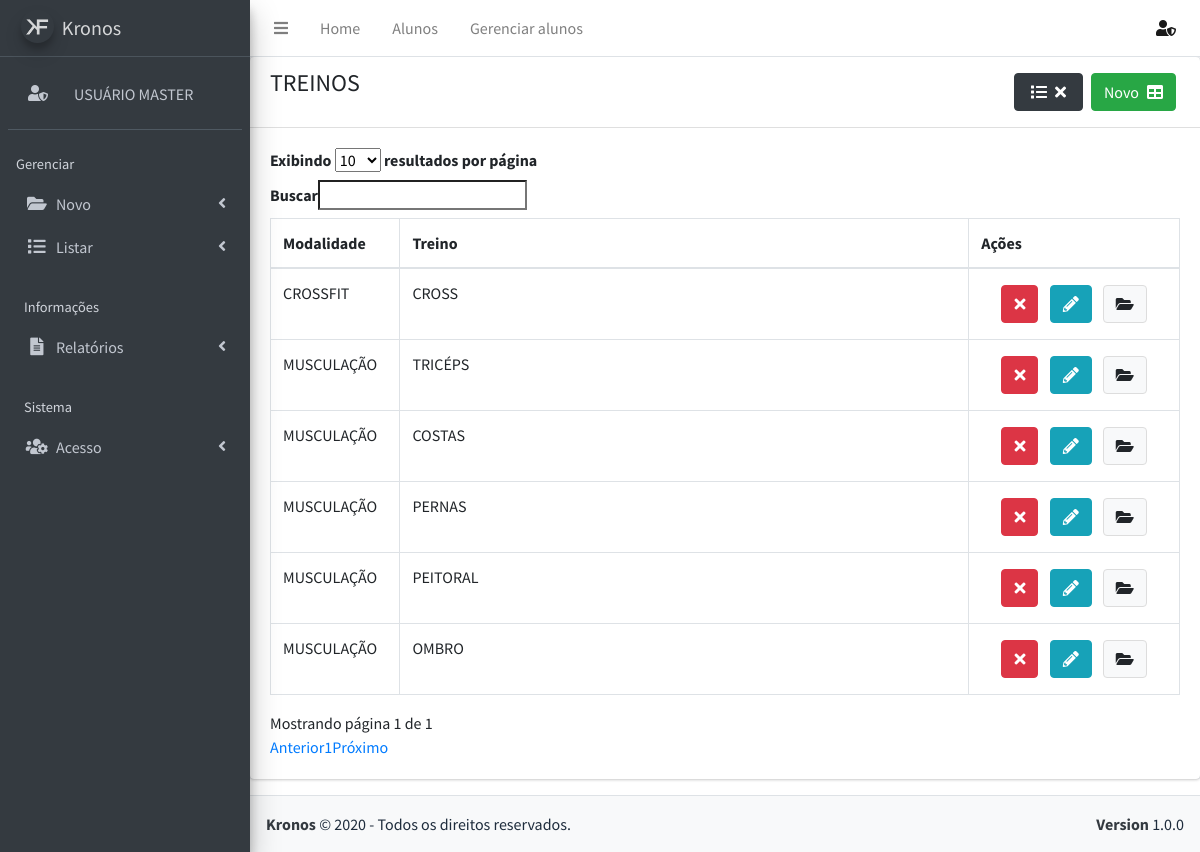
The app's page /listar/treino (signed in) with its own data.
### tables this page shows
CREATE TABLE `treino` (
  `codigo_treino` int(11) NOT NULL,
  `tipo_treino` int(11) NOT NULL,
  `nome_treino` varchar(100) NOT NULL,
  `descricao` text DEFAULT NULL,
  `status` tinyint(1) NOT NULL
);

CREATE TABLE `modalidade` (
  `codigo_modalidade` int(11) NOT NULL,
  `Horario_codigo_horario` int(11) NOT NULL,
  `nome_modalidade` varchar(50) NOT NULL,
  `status` int(11) NOT NULL,
  `descricao` text DEFAULT NULL
);

### config/funcoes.php (called while the page is built, shortened)
    <?php
function caracter($str) {
    $str = preg_replace('/[áàãâä]/ui', 'a', $str);
    $str = preg_replace('/[éèêë]/ui', 'e', $str);
    $str = preg_replace('/[íìîï]/ui', 'i', $str);
    $str = preg_replace('/[óòõôö]/ui', 'o', $str);
    $str = preg_replace('/[úùûü]/ui', 'u', $str);
    $str = preg_replace('/[ç]/ui', 'c', $str);
    $str = preg_replace('/[^a-z0-9]/i', '_', $str);
    $str = preg_replace('/_+/', '_', $str);
    return $str;
}

### listar/treino.php (the view, shortened to what this page needs)
<?php
    include "config/funcoes.php";
?>
<div class="content-wrapper">
    <div class="card">
        <div class="card-header">
            <div class="row">
                <div class="col-6">
                    <h4 class="text-uppercase">Treinos</h4>
                </div>
                <div class="col-6">
                    <a  href="cadastros/treino" class="btn btn-success float-right m-1">Novo<i class="ml-2 fas fa-table"></i></a>
                    <a  href="listar/treino-inativo" class="btn btn-dark float-right m-1"><i class="m-1 fas fa-list"></i><i class="m-1 fas fa-times"></i></a>
                </div>
            </div>
        </div>
        <div class="card-body">
            <table class="table table-bordered table-hover">
                <thead>
                    <tr>
                        <th width="10%">Modalidade</th>
                        <th width="50%">Treino</th>
                        <th width="20%">Ações</th>
                    </tr>
                </thead>
                <tbody>
                <?php
					$sql = "
                    SELECT t.codigo_treino, t.nome_treino, t.descricao, m.nome_modalidade FROM Treino as t, Treino_Modalidade as tm, Modalidade as m
                    WHERE t.codigo_treino = tm.Treino_codigo_treino and m.codigo_modalidade = tm.Modalidade_codigo_modalidade and t.status = 1
                    ORDER by m.nome_modalidade;
                    ";
                    $consulta = $pdo->prepare($sql);
                    $consulta->execute();
                    while ( $linha = $consulta->fetch(PDO::FETCH_OBJ)) {
                    $codigo_treino 	= $linha->codigo_treino;
                    $nome_treino 	= $linha->nome_treino;
                    $descricao = $linha->descricao;
                    $nome_modalidade = $linha->nome_modalidade;
                    $modal = caracter($nome_treino);
                    $codigo = base64_encode($codigo_treino);
                    echo "
                        <tr>
                            <td class='text-uppercase'>$nome_modalidade</td>
                            <td class='text-uppercase'>$nome_treino</td>
                            <td class='text-center'>
                            <a href='javascript:inativar($codigo_treino)' class='btn btn-danger m-1'><i class='fas fa-times'></i></a>
                            <a href='cadastros/treino/$codigo' class='btn btn-info m-1'><i class='fas fa-pencil-alt'></i></a>
                            <a class='btn btn-default m-1' data-toggle='modal' data-target='#$modal'>
                            <i class='fas fa-folder-open'></i>
                            </a>
                            </td>
                        </tr>
                    <div class='modal' id='$modal' aria-hidden='true' style='display: none;'>
                        <div class='modal-dialog modal-xm'>
                            <div class='modal-content'>
                                <div class='modal-header'>
                                    <h4 class='modal-title'>$nome_treino</h4>
                                    <button type='button' class='close' data-dismiss='modal' aria-label='Close'>
                                        <span aria-hidden='true'>×</span>
                                    </button>
                                </div>
                                <div class='modal-body'>
                                    <div class='form-group'>
                                        <label>Descrição:</label>
                                        <textarea class='form-control' rows='3' readonly>$descricao </textarea>
                                    </div>
                                </div>
                                <div class='modal-footer justify-content-between'>
                                    <button type='button' class='btn btn-default' data-dismiss='modal'>Fechar</button>
                                </div>
                            </div>
                        </div>
                    </div>
                    ";
                    }
                    ?>
                </tbody>
            </table>
        </div>
    </div>
</div>

### records on screen
treino: modalidade.nome_modalidade "CROSSFIT", nome_treino "CROSS"
treino: modalidade.nome_modalidade "MUSCULAÇÃO", nome_treino "TRICÉPS"
treino: modalidade.nome_modalidade "MUSCULAÇÃO", nome_treino "COSTAS"
treino: modalidade.nome_modalidade "MUSCULAÇÃO", nome_treino "PERNAS"
treino: modalidade.nome_modalidade "MUSCULAÇÃO", nome_treino "PEITORAL"
treino: modalidade.nome_modalidade "MUSCULAÇÃO", nome_treino "OMBRO"

### other values on screen
$_SESSION["user"]["nome"] "USUÁRIO MASTER"
